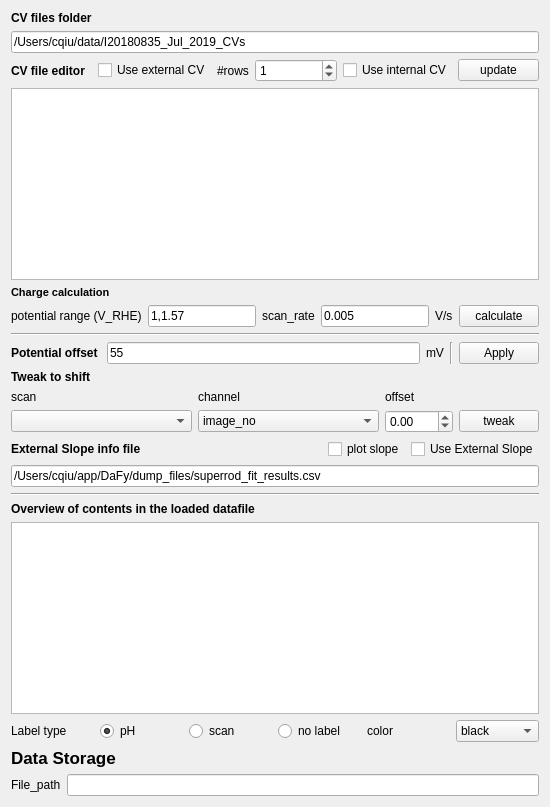
          <widget class="QWidget" name="tab_4">
           <attribute name="title">
            <string>More setup</string>
           </attribute>
           <layout class="QVBoxLayout" name="verticalLayout_6">
            <item>
             <widget class="QLabel" name="label_17">
              <property name="font">
               <font>
                <weight>75</weight>
                <bold>true</bold>
               </font>
              </property>
              <property name="text">
               <string>CV files folder</string>
              </property>
             </widget>
            </item>
            <item>
             <widget class="QLineEdit" name="lineEdit_cv_folder">
              <property name="text">
               <string>/Users/cqiu/data/I20180835_Jul_2019_CVs</string>
              </property>
             </widget>
            </item>
            <item>
             <layout class="QHBoxLayout" name="horizontalLayout_6">
              <item>
               <widget class="QLabel" name="label_18">
                <property name="font">
                 <font>
                  <weight>75</weight>
                  <bold>true</bold>
                 </font>
                </property>
                <property name="text">
                 <string>CV file editor</string>
                </property>
               </widget>
              </item>
              <item>
               <widget class="QCheckBox" name="checkBox_use_external_cv">
                <property name="text">
                 <string>Use external CV</string>
                </property>
               </widget>
              </item>
              <item>
               <widget class="QLabel" name="label_43">
                <property name="sizePolicy">
                 <sizepolicy hsizetype="Fixed" vsizetype="Preferred">
                  <horstretch>0</horstretch>
                  <verstretch>0</verstretch>
                 </sizepolicy>
                </property>
                <property name="text">
                 <string>#rows</string>
                </property>
               </widget>
              </item>
              <item>
               <widget class="QSpinBox" name="spinBox_cv_rows">
                <property name="value">
                 <number>1</number>
                </property>
               </widget>
              </item>
              <item>
               <widget class="QCheckBox" name="checkBox_use_internal_cv">
                <property name="text">
                 <string>Use internal CV</string>
                </property>
               </widget>
              </item>
              <item>
               <widget class="QPushButton" name="pushButton_update_info">
                <property name="text">
                 <string>update</string>
                </property>
               </widget>
              </item>
             </layout>
            </item>
            <item>
             <widget class="QTableView" name="tableView_cv_setting"/>
            </item>
            <item>
             <layout class="QHBoxLayout" name="horizontalLayout_14">
              <item>
               <widget class="QLabel" name="label_26">
                <property name="font">
                 <font>
                  <pointsize>8</pointsize>
                  <weight>75</weight>
                  <bold>true</bold>
                 </font>
                </property>
                <property name="text">
                 <string>Charge calculation</string>
                </property>
               </widget>
              </item>
             </layout>
            </item>
            <item>
             <layout class="QHBoxLayout" name="horizontalLayout_13">
              <item>
               <widget class="QLabel" name="label_22">
                <property name="text">
                 <string>potential range (V_RHE)</string>
                </property>
               </widget>
              </item>
              <item>
               <widget class="QLineEdit" name="lineEdit_pot_range">
                <property name="text">
                 <string>1,1.57</string>
                </property>
               </widget>
              </item>
              <item>
               <widget class="QLabel" name="label_24">
                <property name="text">
                 <string>scan_rate</string>
                </property>
               </widget>
              </item>
              <item>
               <widget class="QLineEdit" name="lineEdit_scan_rate">
                <property name="text">
                 <string>0.005</string>
                </property>
               </widget>
              </item>
              <item>
               <widget class="QLabel" name="label_25">
                <property name="text">
                 <string>V/s</string>
                </property>
               </widget>
              </item>
              <item>
               <widget class="QPushButton" name="pushButton_cal_charge">
                <property name="text">
                 <string>calculate</string>
                </property>
               </widget>
              </item>
             </layout>
            </item>
            <item>
             <widget class="Line" name="line_3">
              <property name="orientation">
               <enum>Qt::Horizontal</enum>
              </property>
             </widget>
            </item>
            <item>
             <layout class="QHBoxLayout" name="horizontalLayout_2">
              <item>
               <widget class="QLabel" name="label_20">
                <property name="font">
                 <font>
                  <weight>75</weight>
                  <bold>true</bold>
                 </font>
                </property>
                <property name="text">
                 <string>Potential offset </string>
                </property>
               </widget>
              </item>
              <item>
               <widget class="QLineEdit" name="lineEdit_pot_offset">
                <property name="text">
                 <string>55</string>
                </property>
               </widget>
              </item>
              <item>
               <widget class="QLabel" name="label_21">
                <property name="text">
                 <string>mV</string>
                </property>
               </widget>
              </item>
              <item>
               <widget class="Line" name="line">
                <property name="orientation">
                 <enum>Qt::Vertical</enum>
                </property>
               </widget>
              </item>
              <item>
               <widget class="QPushButton" name="pushButton_apply">
                <property name="text">
                 <string>Apply</string>
                </property>
               </widget>
              </item>
             </layout>
            </item>
            <item>
             <widget class="QLabel" name="label_34">
              <property name="font">
               <font>
                <weight>75</weight>
                <bold>true</bold>
               </font>
              </property>
              <property name="text">
               <string>Tweak to shift</string>
              </property>
             </widget>
            </item>
            <item>
             <layout class="QGridLayout" name="gridLayout">
              <item row="1" column="1">
               <widget class="QComboBox" name="comboBox_tweak_channel">
                <item>
                 <property name="text">
                  <string>image_no</string>
                 </property>
                </item>
                <item>
                 <property name="text">
                  <string>strain_ip</string>
                 </property>
                </item>
                <item>
                 <property name="text">
                  <string>strain_oop</string>
                 </property>
                </item>
                <item>
                 <property name="text">
                  <string>grain_size_ip</string>
                 </property>
                </item>
                <item>
                 <property name="text">
                  <string>grain_size_oop</string>
                 </property>
                </item>
               </widget>
              </item>
              <item row="0" column="1">
               <widget class="QLabel" name="label_32">
                <property name="text">
                 <string>channel</string>
                </property>
               </widget>
              </item>
              <item row="1" column="0">
               <widget class="QComboBox" name="comboBox_scans_2"/>
              </item>
              <item row="1" column="2">
               <widget class="QDoubleSpinBox" name="doubleSpinBox_offset">
                <property name="sizePolicy">
                 <sizepolicy hsizetype="Fixed" vsizetype="Fixed">
                  <horstretch>0</horstretch>
                  <verstretch>0</verstretch>
                 </sizepolicy>
                </property>
                <property name="minimum">
                 <double>-100.000000000000000</double>
                </property>
                <property name="maximum">
                 <double>100.000000000000000</double>
                </property>
               </widget>
              </item>
              <item row="0" column="0">
               <widget class="QLabel" name="label_31">
                <property name="text">
                 <string>scan</string>
                </property>
               </widget>
              </item>
              <item row="1" column="3">
               <widget class="QPushButton" name="pushButton_tweak">
                <property name="sizePolicy">
                 <sizepolicy hsizetype="Fixed" vsizetype="Fixed">
                  <horstretch>0</horstretch>
                  <verstretch>0</verstretch>
                 </sizepolicy>
                </property>
                <property name="text">
                 <string>tweak</string>
                </property>
               </widget>
              </item>
              <item row="0" column="2">
               <widget class="QLabel" name="label_33">
                <property name="text">
                 <string>offset</string>
                </property>
               </widget>
              </item>
             </layout>
            </item>
            <item>
             <layout class="QHBoxLayout" name="horizontalLayout_3">
              <item>
               <widget class="QLabel" name="label_19">
                <property name="font">
                 <font>
                  <weight>75</weight>
                  <bold>true</bold>
                 </font>
                </property>
                <property name="text">
                 <string>External Slope info file</string>
                </property>
               </widget>
              </item>
              <item>
               <spacer name="horizontalSpacer_5">
                <property name="orientation">
                 <enum>Qt::Horizontal</enum>
                </property>
                <property name="sizeHint" stdset="0">
                 <size>
                  <width>40</width>
                  <height>20</height>
                 </size>
                </property>
               </spacer>
              </item>
              <item>
               <widget class="QCheckBox" name="checkBox_plot_slope">
                <property name="text">
                 <string>plot slope</string>
                </property>
               </widget>
              </item>
              <item>
               <widget class="QCheckBox" name="checkBox_use_external_slope">
                <property name="text">
                 <string>Use External Slope</string>
                </property>
               </widget>
              </item>
             </layout>
            </item>
            <item>
             <widget class="QLineEdit" name="lineEdit_slope_file">
              <property name="text">
               <string>/Users/cqiu/app/DaFy/dump_files/superrod_fit_results.csv</string>
              </property>
             </widget>
            </item>
            <item>
             <widget class="Line" name="line_2">
              <property name="orientation">
               <enum>Qt::Horizontal</enum>
              </property>
             </widget>
            </item>
            <item>
             <widget class="QLabel" name="label_11">
              <property name="font">
               <font>
                <weight>75</weight>
                <bold>true</bold>
               </font>
              </property>
              <property name="text">
               <string>Overview of contents in the loaded datafile</string>
              </property>
             </widget>
            </item>
            <item>
             <widget class="QTextBrowser" name="textEdit_summary_data">
              <property name="enabled">
               <bool>true</bool>
              </property>
             </widget>
            </item>
            <item>
             <layout class="QHBoxLayout" name="horizontalLayout_22">
              <item>
               <widget class="QLabel" name="label_35">
                <property name="text">
                 <string>Label type</string>
                </property>
               </widget>
              </item>
              <item>
               <widget class="QRadioButton" name="radioButton_pH">
                <property name="text">
                 <string>pH</string>
                </property>
                <property name="checked">
                 <bool>true</bool>
                </property>
               </widget>
              </item>
              <item>
               <widget class="QRadioButton" name="radioButton_scan">
                <property name="text">
                 <string>scan</string>
                </property>
               </widget>
              </item>
              <item>
               <widget class="QRadioButton" name="radioButton_no">
                <property name="text">
                 <string>no label</string>
                </property>
               </widget>
              </item>
              <item>
               <widget class="QLabel" name="label_37">
                <property name="text">
                 <string>color</string>
                </property>
               </widget>
              </item>
              <item>
               <widget class="QComboBox" name="comboBox_color">
                <item>
                 <property name="text">
                  <string>black</string>
                 </property>
                </item>
                <item>
                 <property name="text">
                  <string>blue</string>
                 </property>
                </item>
                <item>
                 <property name="text">
                  <string>red</string>
                 </property>
                </item>
                <item>
                 <property name="text">
                  <string>green</string>
                 </property>
                </item>
                <item>
                 <property name="text">
                  <string>yellow</string>
                 </property>
                </item>
                <item>
                 <property name="text">
                  <string>magenta</string>
                 </property>
                </item>
                <item>
                 <property name="text">
                  <string>cyan</string>
                 </property>
                </item>
               </widget>
              </item>
             </layout>
            </item>
            <item>
             <widget class="QLabel" name="label_2">
              <property name="sizePolicy">
               <sizepolicy hsizetype="Fixed" vsizetype="Fixed">
                <horstretch>0</horstretch>
                <verstretch>0</verstretch>
               </sizepolicy>
              </property>
              <property name="font">
               <font>
                <pointsize>13</pointsize>
                <weight>75</weight>
                <bold>true</bold>
               </font>
              </property>
              <property name="text">
               <string>Data Storage</string>
              </property>
             </widget>
            </item>
            <item>
             <layout class="QHBoxLayout" name="horizontalLayout_4">
              <property name="sizeConstraint">
               <enum>QLayout::SetFixedSize</enum>
              </property>
              <item>
               <widget class="QLabel" name="label_16">
                <property name="sizePolicy">
                 <sizepolicy hsizetype="Preferred" vsizetype="Fixed">
                  <horstretch>0</horstretch>
                  <verstretch>0</verstretch>
                 </sizepolicy>
                </property>
                <property name="text">
                 <string>File_path</string>
                </property>
               </widget>
              </item>
              <item>
               <widget class="QLineEdit" name="lineEdit_data_file_path">
                <property name="sizePolicy">
                 <sizepolicy hsizetype="Expanding" vsizetype="Fixed">
                  <horstretch>0</horstretch>
                  <verstretch>0</verstretch>
                 </sizepolicy>
                </property>
                <property name="maximumSize">
                 <size>
                  <width>3500</width>
                  <height>16777215</height>
                 </size>
                </property>
               </widget>
              </item>
             </layout>
            </item>
           </layout>
          </widget>
